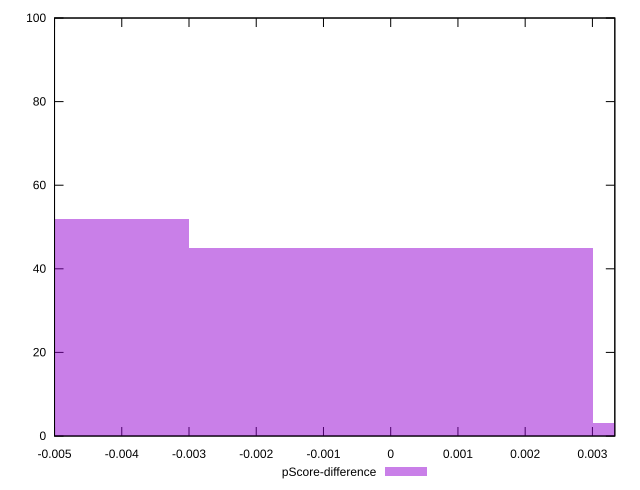

Generate this figure with gnuplot:
reset

$pScoreDifference <<EOF
-0.006007287579287436 52
0 45
0.006007287579287436 3
EOF

set key outside below
set boxwidth 0.006007287579287436
set xrange [-0.0050000000000000044:0.0033333333333332993]
set yrange [0:100]
set trange [0:100]
set style fill transparent solid 0.5 noborder
set terminal svg size 640, 490 enhanced background rgb 'white'
set output "reprap/uses-optimized-images/samples/pages+cached+noexternal+nomedia+nocss/pScore-difference/histogram.svg"

plot $pScoreDifference title "pScore-difference" with boxes

reset
